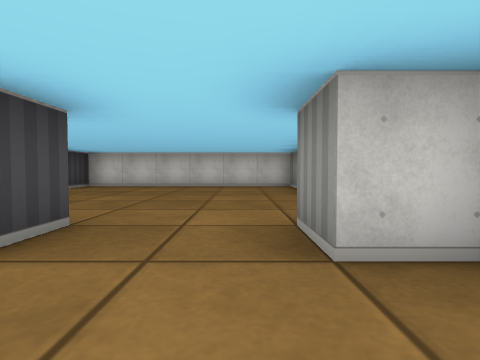
View 1 (above)

16 first-person views from a walk through a cub3D ray-caster map. The camera is about half as high as the walls, tilts 2° down and sees 80° across. The floor is counted in squares. Each view is taken from the middle of a square. On the plan, view 1 faces up. The plan holds only what a view shows up to about 9 squares ahead; the rest is blank.

View 2
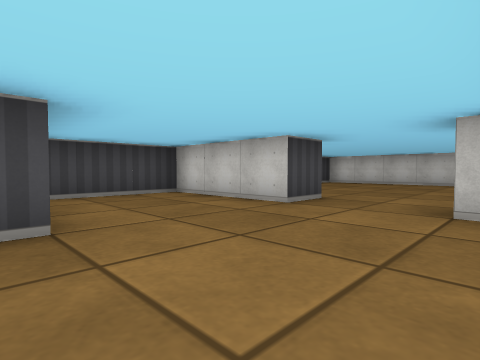

View 3
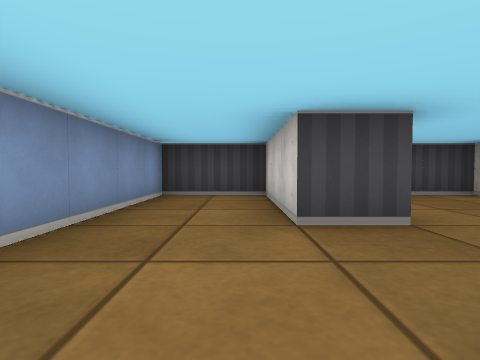

View 4
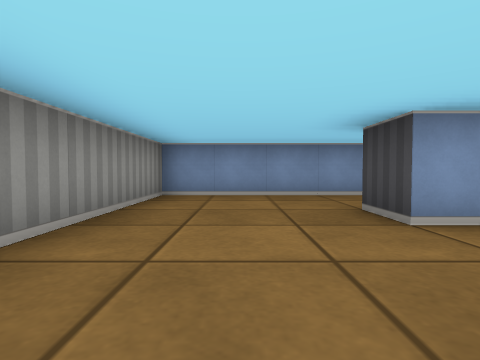

View 5
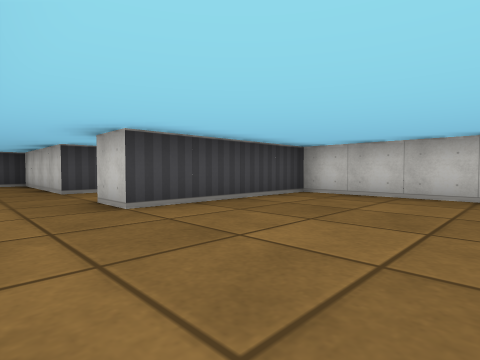

View 6
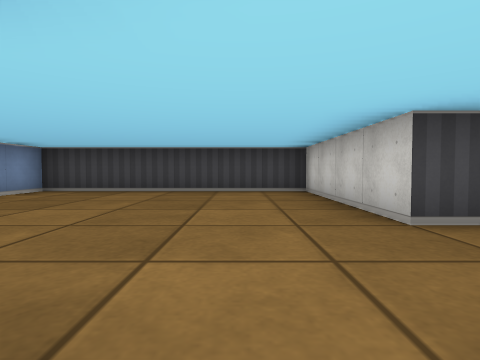

View 7
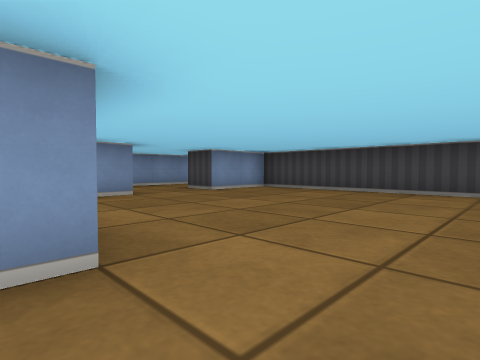

View 8
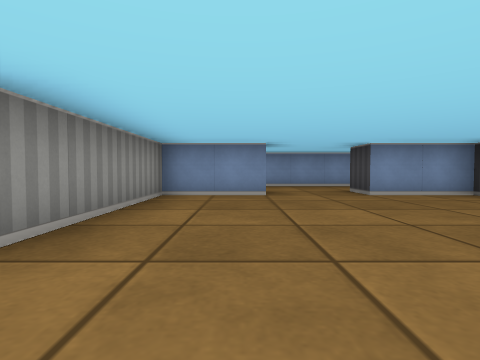

View 9
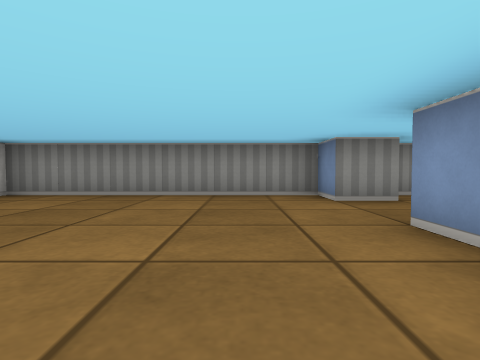

View 10
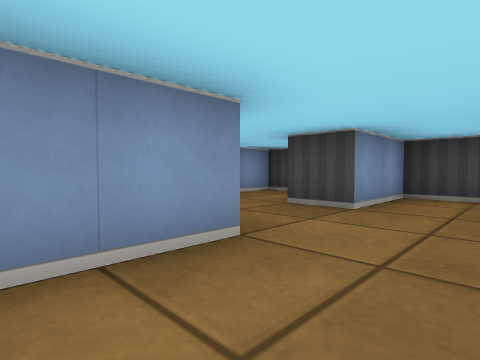

View 11
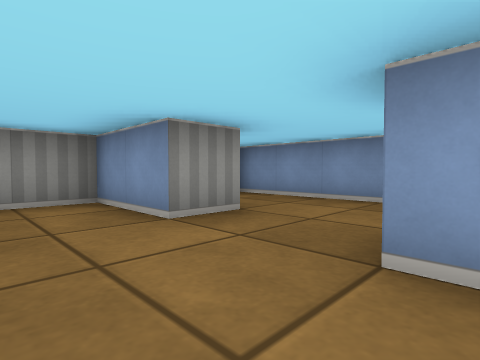

View 12
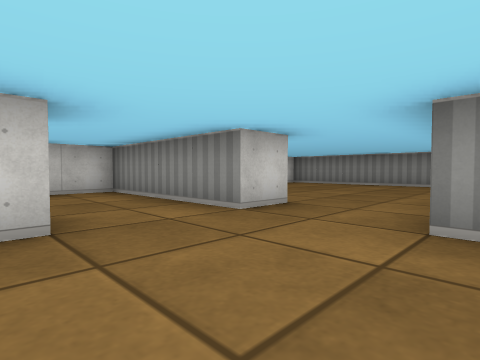

View 13
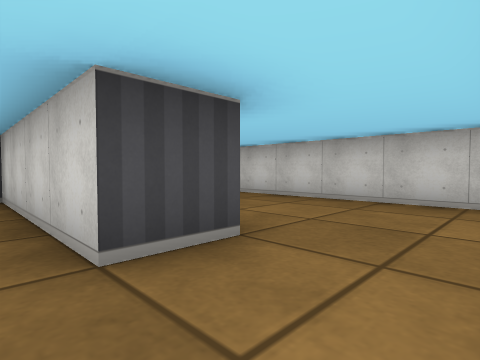

View 14
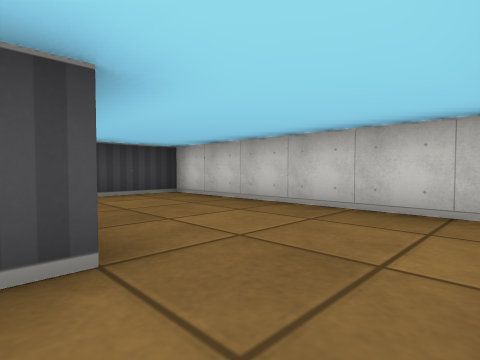

View 15
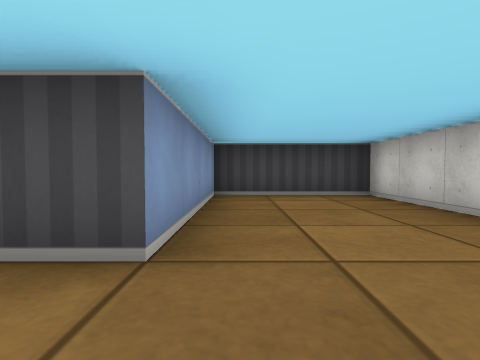

View 16
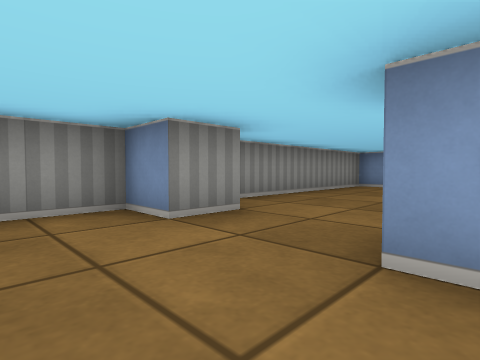

### Floor plan
Points are (right, up) in squares from view 1. A wall is a line through its corners. A room is listed if a view was taken in it or the views show most of it. See-through windows are left out.
Room 1 (views 1, 2, 3, 4)
walls: (-2.1, -1.5) (-1.5, -1.5) (-1.5, -2.5) (-4.5, -2.5) (-4.5, -4.5) (1.5, -4.5) (1.5, 1); (1.4, 1.5) (0.5, 1.5) (0.5, 2.5); (-1.5, 2.5) (-1.5, 1.5) (-4.5, 1.5) (-4.5, -1)
ways out: opening at (-0.5, 2) to room 2
Room 2 (views 5, 9, 16)
walls: (-2.2, 2.5) (-1.5, 2.5); (0.5, 2.5) (1.5, 2.5) (1.5, 8.5) (-4.5, 8.5) (-4.5, 4.5)
ways out: opening at (-0.5, 2) to room 1; opening at (-5, 3.5) to room 3
Room 3 (views 6, 7, 8, 10, 11, 12, 13, 14)
walls: (-7.5, -1.5) (-5.5, -1.5) (-5.5, 2.5) (-5, 2.5); (-7.5, 5.5) (-7.5, 4.5) (-11.5, 4.5) (-11.5, -1.5) (-9.5, -1.5); (-4.5, 4.5) (-5.5, 4.5) (-5.5, 5.5)
ways out: opening at (-5, 3.5) to room 2; opening at (-6.5, 5) to room 4; opening at (-8.5, -2) to room 5
Room 4 (view 15)
walls: (-5.5, 5.5) (-5.5, 8.5) (-11.5, 8.5) (-11.5, 5.5) (-7.5, 5.5)
ways out: opening at (-6.5, 5) to room 3
Room 5 (no view inside)
walls: (-9.5, -1.5) (-9.5, -2.5); (-7.5, -2.5) (-7.5, -1.5); (-11.5, -3.9) (-11.5, -4.5) (-5.5, -4.5)
ways out: opening at (-8.5, -2) to room 3

Where each view was taken, in squares from view 1:
view 1: 0 up, 0 right, facing up
view 2: 2 down, 1 right, facing up-left
view 3: 3 down, 1 right, facing left
view 4: 1 up, 0 right, facing down
view 5: 3 up, 1 left, facing up-left
view 6: 3 up, 5 left, facing left
view 7: 4 up, 5 left, facing down-left
view 8: 4 up, 7 left, facing down
view 9: 4 up, 4 left, facing right
view 10: 0 up, 6 left, facing down-left
view 11: 0 up, 10 left, facing down-right
view 12: 2 up, 8 left, facing up-right
view 13: 4 up, 6 left, facing up-left
view 14: 5 up, 6 left, facing up-left
view 15: 6 up, 6 left, facing left
view 16: 4 up, 2 left, facing down-right
